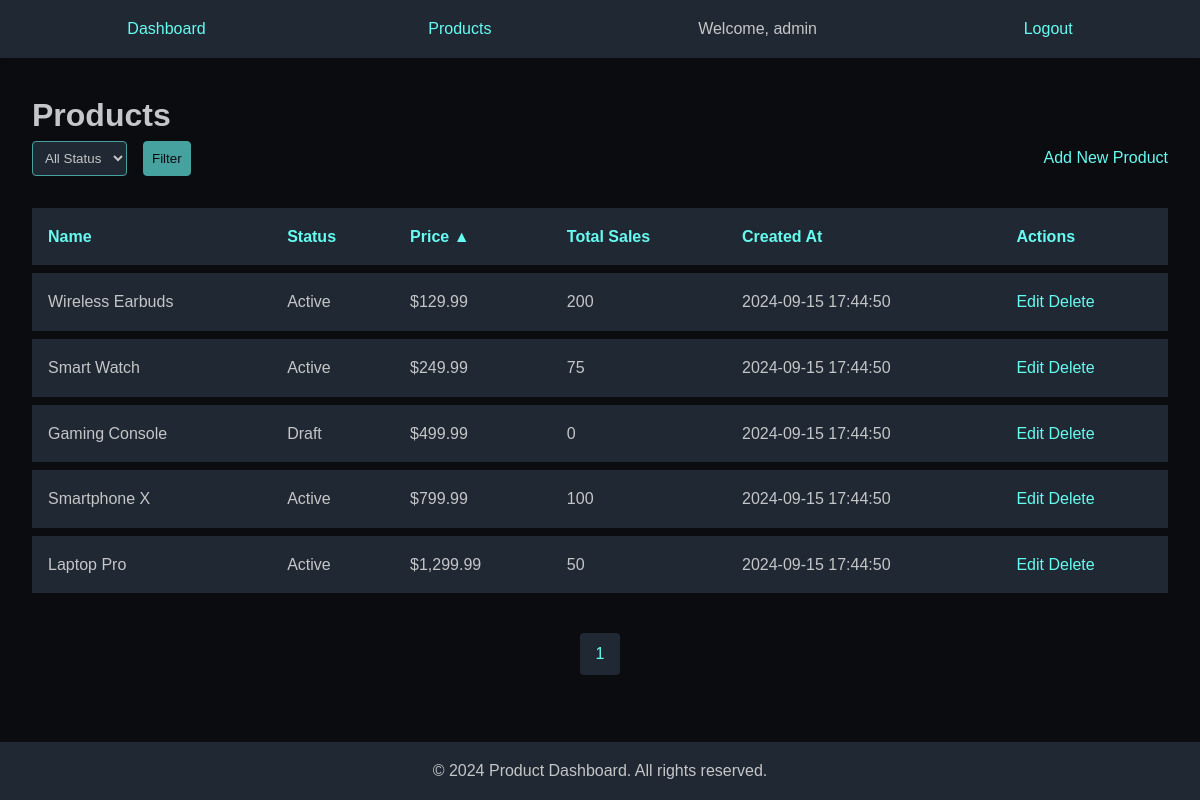
Screenshot of /?page=products&sort=price&order=ASC (signed in) with the database file from the repository.
### tables this page shows
CREATE TABLE products (
        id INTEGER PRIMARY KEY AUTOINCREMENT,
        name TEXT NOT NULL,
        status TEXT NOT NULL,
        price REAL NOT NULL,
        total_sales INTEGER DEFAULT 0,
        created_at DATETIME DEFAULT CURRENT_TIMESTAMP
    );

### products.php (called while the page is built, shortened)
<?php
require_once 'db.php';
function get_products($sort = 'name', $order = 'ASC', $status = null, $limit = 10, $offset = 0) {
    $query = "SELECT * FROM products";
    $params = [];
    $query .= " ORDER BY $sort $order LIMIT ? OFFSET ?";
    $params[] = $limit;
    $params[] = $offset;
    return db_select($query, $params);
}

### db.php (called while the page is built, shortened)
<?php
function db_connect() {
    $databaseUrl = 'sqlite:' . __DIR__ . '/db.sqlite';
    $pdo = new PDO($databaseUrl);
    $pdo->setAttribute(PDO::ATTR_ERRMODE, PDO::ERRMODE_EXCEPTION);
    $pdo->exec("CREATE TABLE IF NOT EXISTS products (
        id INTEGER PRIMARY KEY AUTOINCREMENT,
        name TEXT NOT NULL,
        status TEXT NOT NULL,
        price REAL NOT NULL,
        total_sales INTEGER DEFAULT 0,
        created_at DATETIME DEFAULT CURRENT_TIMESTAMP
    )");
    return $pdo;
}
function db_query($query, $params = []) {
    $pdo = db_connect();
    $stmt = $pdo->prepare($query);
    $stmt->execute($params);
    return $stmt;
}
function db_select($query, $params = []) {
    $stmt = db_query($query, $params);
    return $stmt->fetchAll(PDO::FETCH_ASSOC);
}
function db_select_one($query, $params = []) {
    $stmt = db_query($query, $params);
    return $stmt->fetch(PDO::FETCH_ASSOC);
}

### templates/product_list.php (the view, shortened to what this page needs)
<?php include 'includes/header.php'; ?>
<h1>Products</h1>
<div class="filters">
    <form action="" method="GET">
        <select name="status">
            <option value="">All Status</option>
        </select>
        <button type="submit">Filter</button>
    </form>
    <a href="?page=products&action=create" class="add-product-btn">Add New Product</a>
</div>
<table>
    <thead>
        <tr>
            <th><a href="?page=products&sort=name&order=<?php echo $sort == 'name' && $order == 'ASC' ? 'DESC' : 'ASC'; ?>">Name <?php echo $sort == 'name' ? ($order == 'ASC' ? '▲' : '▼') : ''; ?></a></th>
            <th>Status</th>
            <th><a href="?page=products&sort=price&order=<?php echo $sort == 'price' && $order == 'ASC' ? 'DESC' : 'ASC'; ?>">Price <?php echo $sort == 'price' ? ($order == 'ASC' ? '▲' : '▼') : ''; ?></a></th>
            <th><a href="?page=products&sort=total_sales&order=<?php echo $sort == 'total_sales' && $order == 'ASC' ? 'DESC' : 'ASC'; ?>">Total Sales <?php echo $sort == 'total_sales' ? ($order == 'ASC' ? '▲' : '▼') : ''; ?></a></th>
            <th><a href="?page=products&sort=created_at&order=<?php echo $sort == 'created_at' && $order == 'ASC' ? 'DESC' : 'ASC'; ?>">Created At <?php echo $sort == 'created_at' ? ($order == 'ASC' ? '▲' : '▼') : ''; ?></a></th>
            <th>Actions</th>
        </tr>
    </thead>
    <tbody>
        <?php foreach ($products as $product): ?>
        <tr>
            <td><?php echo htmlspecialchars($product['name']); ?></td>
            <td><span class="status-badge status-<?php echo strtolower($product['status']); ?>"><?php echo htmlspecialchars($product['status']); ?></span></td>
            <td>$<?php echo number_format($product['price'], 2); ?></td>
            <td><?php echo $product['total_sales']; ?></td>
            <td><?php echo date('Y-m-d H:i:s', strtotime($product['created_at'])); ?></td>
            <td>
                <a href="?page=products&action=edit&id=<?php echo $product['id']; ?>" class="action-btn edit-btn">Edit</a>
                <a href="?page=products&action=delete&id=<?php echo $product['id']; ?>" class="action-btn delete-btn" onclick="return confirm('Are you sure you want to delete this product?')">Delete</a>
            </td>
        </tr>
        <?php endforeach; ?>
    </tbody>
</table>
<div class="pagination">
    <?php for ($i = 1; $i <= $total_pages; $i++): ?>
        <a href="?page=products&page=<?php echo $i; ?>" <?php echo $page == $i ? 'class="active"' : ''; ?>><?php echo $i; ?></a>
    <?php endfor; ?>
</div>
<?php include 'includes/footer.php'; ?>

### assets/css/styles.css (style rules this page uses)
* { margin: 0; padding: 0; box-sizing: border-box; }
body { font-family: 'Arial', sans-serif; line-height: 1.6; color: #C5C6C7; background-color: #0B0C10; }
a { color: #66FCF1; text-decoration: none; transition: color 0.3s ease; }
.filters { margin-bottom: 1.5rem; display: flex; justify-content: space-between; align-items: center; }
.filters form { display: flex; gap: 1rem; }
.filters select, .filters button { padding: 0.5rem; border-radius: 4px; border: 1px solid #45A29E; background-color: #1F2833; color: #C5C6C7; }
.filters button { cursor: pointer; background-color: #45A29E; color: #0B0C10; transition: background-color 0.3s ease; }
table { width: 100%; border-collapse: separate; border-spacing: 0 0.5rem; margin-bottom: 1rem; }
th, td { padding: 1rem; text-align: left; }
th { background-color: #1F2833; color: #66FCF1; font-weight: bold; }
tr { background-color: #1F2833; transition: background-color 0.3s ease; }
.pagination { display: flex; justify-content: center; margin-top: 2rem; }
.pagination a { padding: 0.5rem 1rem; margin: 0 0.25rem; background-color: #1F2833; border-radius: 4px; transition: background-color 0.3s ease; }

### rows the page displays
products: name "Wireless Earbuds", status "Active", price "129.99", total_sales "200", created_at "2024-09-15 17:44:50"
products: name "Smart Watch", status "Active", price "249.99", total_sales "75", created_at "2024-09-15 17:44:50"
products: name "Gaming Console", status "Draft", price "499.99", total_sales "0", created_at "2024-09-15 17:44:50"
products: name "Smartphone X", status "Active", price "799.99", total_sales "100", created_at "2024-09-15 17:44:50"
products: name "Laptop Pro", status "Active", price "1,299.99", total_sales "50", created_at "2024-09-15 17:44:50"

### other values shown
$_SESSION['user']['username'] "admin"
SITE_NAME "Product Dashboard"
